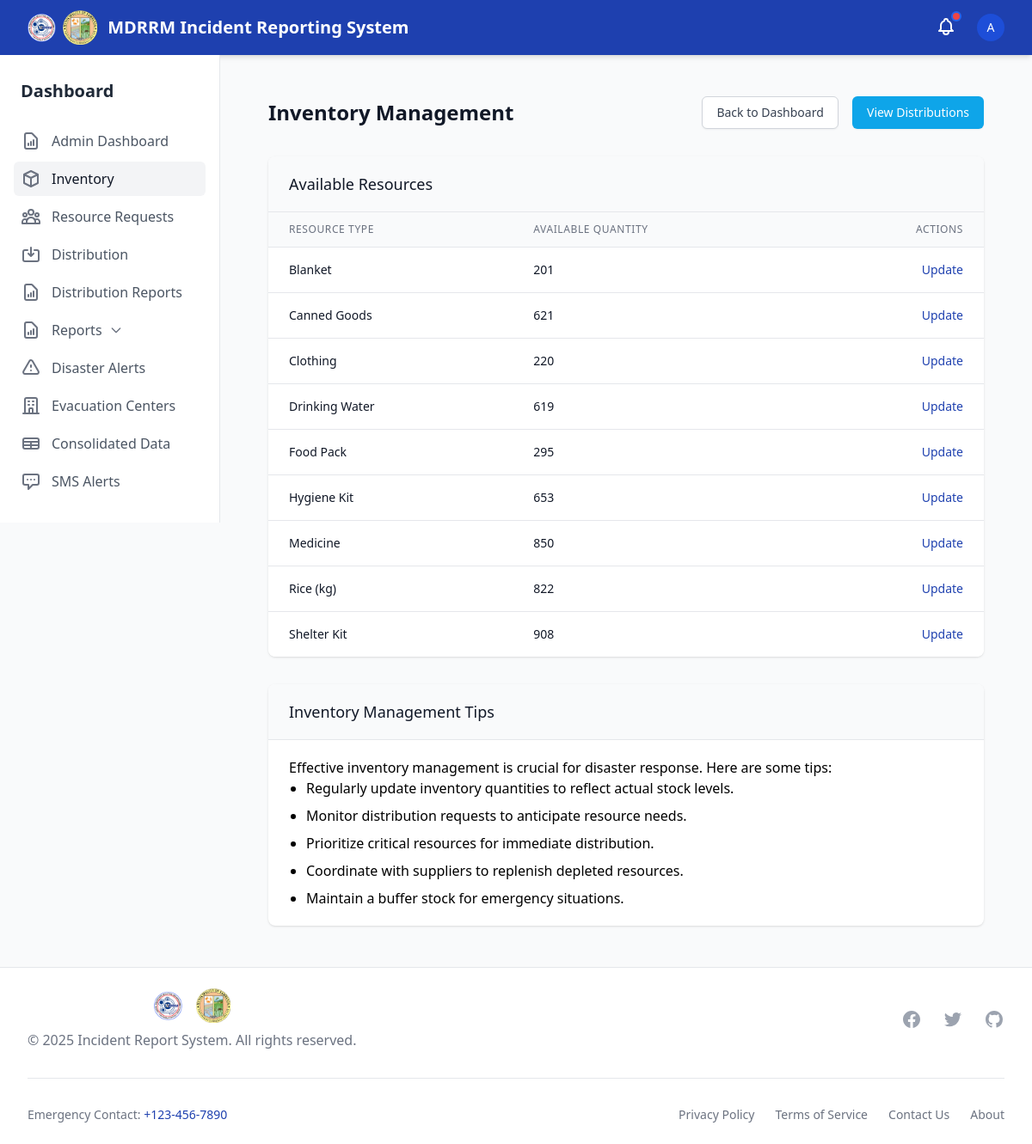
Screenshot of /inventory/ (signed in) with the database file from the repository.
### disaster_aid/models.py (models this page shows, shortened)
class Inventory(models.Model):
    item = models.OneToOneField(DistributionType, on_delete=models.CASCADE)
    quantity_available = models.PositiveIntegerField(default=0)

class DistributionType(models.Model):
    name = models.CharField(max_length=100)

### disaster_aid/views.py (the view)
# urls.py: path('inventory/', inventory_list, name='inventory_list'),
@login_required
def inventory_list(request):
    if not request.user.is_staff:
        messages.error(request, "You are not authorized to access inventory management.")
        return redirect('dashboard')
    inventories = Inventory.objects.all().order_by('item__name')
    context = {
        'inventories': inventories,
    }
    return render(request, 'inventory/inventory_list.html', context)

### templates/inventory/inventory_list.html (shortened to what this page needs)
{% extends 'base.html' %}
{% block content %}
<div class="py-6">
    <div class="max-w-7xl mx-auto px-4 sm:px-6 lg:px-8">
        <div class="flex items-center justify-between">
            <h1 class="text-2xl font-semibold text-gray-900">Inventory Management</h1>
            <div>
                <a href="{% url 'admin_dashboard' %}" class="inline-flex items-center px-4 py-2 border border-gray-300 shadow-sm text-sm font-medium rounded-md text-gray-700 bg-white hover:bg-gray-50 focus:outline-none focus:ring-2 focus:ring-offset-2 focus:ring-primary">
                    Back to Dashboard
                </a>
                <a href="{% url 'distribution_list' %}" class="ml-3 inline-flex items-center px-4 py-2 border border-transparent shadow-sm text-sm font-medium rounded-md text-white bg-secondary hover:bg-blue-600 focus:outline-none focus:ring-2 focus:ring-offset-2 focus:ring-secondary">
                    View Distributions
                </a>
            </div>
        </div>
        <div class="mt-8 bg-white shadow overflow-hidden sm:rounded-lg">
            <div class="px-4 py-5 sm:px-6 bg-gray-50 flex justify-between items-center">
                <h3 class="text-lg leading-6 font-medium text-gray-900">
                    Available Resources
                </h3>
            </div>
            <div class="border-t border-gray-200">
                <table class="min-w-full divide-y divide-gray-200">
                    <thead class="bg-gray-50">
                        <tr>
                            <th scope="col" class="px-6 py-3 text-left text-xs font-medium text-gray-500 uppercase tracking-wider">
                                Resource Type
                            </th>
                            <th scope="col" class="px-6 py-3 text-left text-xs font-medium text-gray-500 uppercase tracking-wider">
                                Available Quantity
                            </th>
                            <th scope="col" class="px-6 py-3 text-right text-xs font-medium text-gray-500 uppercase tracking-wider">
                                Actions
                            </th>
                        </tr>
                    </thead>
                    <tbody class="bg-white divide-y divide-gray-200">
                        {% for inventory in inventories %}
                        <tr>
                            <td class="px-6 py-4 whitespace-nowrap">
                                <div class="text-sm font-medium text-gray-900">
                                    {{ inventory.item.name }}
                                </div>
                            </td>
                            <td class="px-6 py-4 whitespace-nowrap">
                                <div class="text-sm text-gray-900">
                                    {{ inventory.quantity_available }}
                                </div>
                            </td>
                            <td class="px-6 py-4 whitespace-nowrap text-right text-sm font-medium">
                                <a href="{% url 'update_inventory' inventory.id %}" class="text-primary hover:text-blue-900">Update</a>
                            </td>
                        </tr>
                        {% empty %}
                        <tr>
                            <td colspan="3" class="px-6 py-4 whitespace-nowrap text-center text-sm text-gray-500">
                                No inventory items found
                            </td>
                        </tr>
                        {% endfor %}
                    </tbody>
                </table>
            </div>
        </div>
        <div class="mt-8 bg-white shadow overflow-hidden sm:rounded-lg">
            <div class="px-4 py-5 sm:px-6 bg-gray-50">
                <h3 class="text-lg leading-6 font-medium text-gray-900">
                    Inventory Management Tips
                </h3>
            </div>
            <div class="border-t border-gray-200 px-4 py-5 sm:px-6">
                <div class="prose max-w-none">
                    <p>Effective inventory management is crucial for disaster response. Here are some tips:</p>
                    <ul class="list-disc pl-5 space-y-2">
                        <li>Regularly update inventory quantities to reflect actual stock levels.</li>
                        <li>Monitor distribution requests to anticipate resource needs.</li>
                        <li>Prioritize critical resources for immediate distribution.</li>
                        <li>Coordinate with suppliers to replenish depleted resources.</li>
                        <li>Maintain a buffer stock for emergency situations.</li>
                    </ul>
                </div>
            </div>
        </div>
    </div>
</div>
{% endblock %}

### templates/components/navbar.html (shortened to what this page needs)
<nav class="bg-primary text-white shadow-md" x-data="{ mobileMenuOpen: false }">
    <div class="max-w-7xl mx-auto px-4 sm:px-6 lg:px-8">
        <div class="flex justify-between h-16">
            <div class="flex">
                <div class="flex-shrink-0 flex items-center space-x-3">
                    <div class="flex items-center space-x-2">
                        <img src="/static/logo/mdrrmc_logo.png" alt="MDRRMC Logo" class="h-10 w-auto">
                        <img src="/static/logo/lgu_logo.png" alt="LGU Logo" class="h-10 w-auto">
                    </div>
                    <a href="{% url 'home' %}" class="font-bold text-xl">MDRRM Incident Reporting System</a>
                </div>
            </div>
            <div class="flex items-center">
                {% include 'components/notifications.html' %}
                {% if user.is_authenticated %}
                <div class="ml-3 relative" x-data="{ open: false }">
                    <div class="flex items-center">
                        <button @click="open = !open" class="flex text-sm rounded-full focus:outline-none focus:ring-2 focus:ring-offset-2 focus:ring-offset-blue-800 focus:ring-white">
                            {% if user.reporterprofile.profile_image %}
                            <img class="h-8 w-8 rounded-full object-cover" src="{{ user.reporterprofile.profile_image.url }}" alt="{{ user.username }}">
                            {% else %}
                            <div class="h-8 w-8 rounded-full bg-blue-700 flex items-center justify-center">
                                <span class="text-sm font-medium">{{ user.username|first|upper }}</span>
                            </div>
                            {% endif %}
                        </button>
                    </div>
                </div>
                {% endif %}
            </div>
        </div>
    </div>
</nav>

### rows the page displays
Inventory: item.name "Blanket", quantity_available "201"
Inventory: item.name "Canned Goods", quantity_available "621"
Inventory: item.name "Clothing", quantity_available "220"
Inventory: item.name "Drinking Water", quantity_available "619"
Inventory: item.name "Food Pack", quantity_available "295"
Inventory: item.name "Hygiene Kit", quantity_available "653"
Inventory: item.name "Medicine", quantity_available "850"
Inventory: item.name "Rice (kg)", quantity_available "822"
Inventory: item.name "Shelter Kit", quantity_available "908"

### other values shown
{{ user.username|first|upper }} "A"
